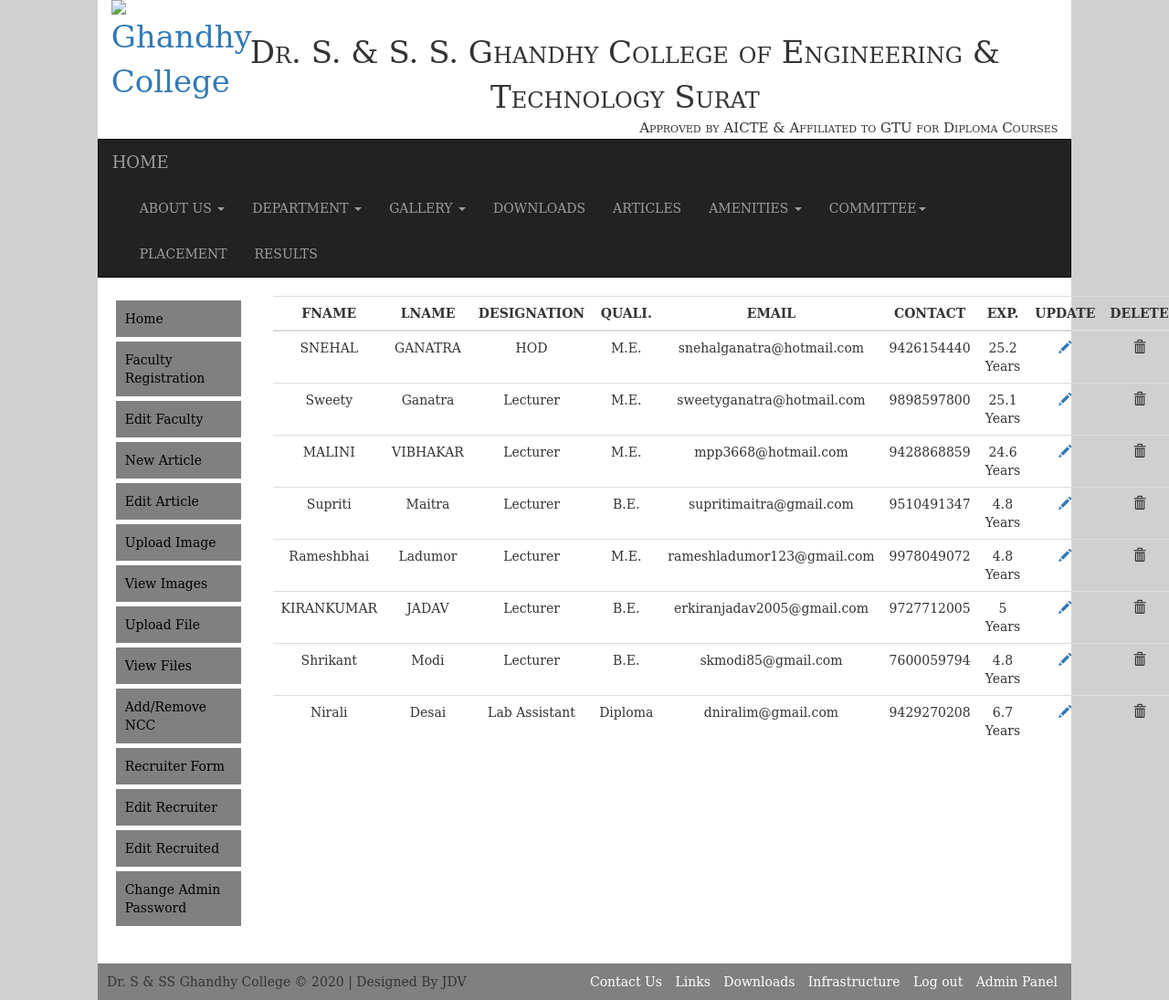
/faculty_data_show.php?branch_code=2 (signed in), run on the app's committed database.
### tables this page shows
CREATE TABLE IF NOT EXISTS `clg_faculty` (
  `id` int(11) NOT NULL,
  `fname` varchar(50) NOT NULL,
  `mname` varchar(50) NOT NULL,
  `lname` varchar(50) NOT NULL,
  `email` varchar(100) NOT NULL,
  `branch_code` int(2) NOT NULL,
  `post` varchar(15) NOT NULL,
  `qualification` varchar(25) NOT NULL,
  `contact` varchar(10) NOT NULL,
  `ocontact` varchar(10) NOT NULL,
  `gender` varchar(10) NOT NULL,
  `profile_img` varchar(2000) NOT NULL,
  `birthdate` date NOT NULL,
  `start_date` date NOT NULL
);

### faculty_data_show.php (the view, shortened to what this page needs)
<!doctype html>
<html>
<head>
<link rel="stylesheet" href="bootstrap/css/bootstrap.min.css">
<link href="bootstrap/css/style.css" rel="stylesheet">
</head>
<body>
    <div class="container-fluid">
		<div class="row">
            <div class="col-md-10" style="background:white;">
            <header>
                <?php require_once('header.php'); ?>
            </header>
            <section>
                <article>
                	<div class="row">
       					<div class="col-md-2 col-sm-2 admin_sidemenu">
                        	<?php
								require_once('adminsidemenu.php');
							?>
                        </div>
                	<div class="col-md-10 col-sm-10" >
                    	<div class="row">
 						<div id="show" class="col-md-12 col-sm-12">
							<table class=" table table-responsive table-hover text-center" id="table_showdata">
                            		<tr style="font-weight:bold;">
                                    	<td>FNAME</td>
                                        <td>LNAME</td>
                                        <td>DESIGNATION</td>
                                        <td>QUALI.</td>
                                        <td>EMAIL</td>
                                        <td>CONTACT</td>
                                        <td>EXP.</td>
                                        <td>UPDATE</td>
                                        <td>DELETE</td>
                                    </tr>
								<tbody>
                                	<?php
										$show=mysql_query("select * from clg_faculty where branch_code='$_REQUEST[branch_code]'");
										while($show1=mysql_fetch_array($show))
										{
									?>
                                	<tr>
                                    	<td><?php echo $show1[1];?></td>
                                        <td><?php echo $show1[3];?></td>
                                        <td><?php echo $show1[6];?></td>
                                        <td><?php echo $show1[7];?></td>
                                        <td><?php echo $show1[4];?></td>
                                        <td><?php echo $show1[8];?></td>
                                        <td><?php
												$date1=mysql_query("select DATEDIFF((select CURDATE()),'$show1[13]')");
												$date=mysql_fetch_array($date1);
												echo round($date[0]/365,1)." Years";
											?></td>
                                        <td ><a href="edit_faculty_reg.php?id=<?php echo $show1[0];?>"><span class="glyphicon glyphicon-pencil"></span></a></td>
                                        <td onClick="delete_faculty(<?php echo $show1[0];?>,<?php echo $_REQUEST['branch_code'];?>)"><span class="glyphicon glyphicon-trash"></span></td>
                                    </tr>
                                    <?php
										}
									?>
                                </tbody>
                            </table>
                        </div>
                        </div>
                </div>
                	</div>
                </article>
            </section>
           <footer>
           		<?php require_once('footer.php'); ?>
           </footer>
           </div>
    </div>
	</div>
</body>
</html>

### data on the page
clg_faculty: fname "SNEHAL", lname "GANATRA", post "HOD", qualification "M.E.", email "snehalganatra@hotmail.com", contact "9426154440", date "25.2"
clg_faculty: fname "Sweety", lname "Ganatra", post "Lecturer", qualification "M.E.", email "sweetyganatra@hotmail.com", contact "9898597800", date "25.1"
clg_faculty: fname "MALINI", lname "VIBHAKAR", post "Lecturer", qualification "M.E.", email "mpp3668@hotmail.com", contact "9428868859", date "24.6"
clg_faculty: fname "Supriti", lname "Maitra", post "Lecturer", qualification "B.E.", email "supritimaitra@gmail.com", contact "9510491347", date "4.8"
clg_faculty: fname "Rameshbhai", lname "Ladumor", post "Lecturer", qualification "M.E.", email "rameshladumor123@gmail.com", contact "9978049072", date "4.8"
clg_faculty: fname "KIRANKUMAR", lname "JADAV", post "Lecturer", qualification "B.E.", email "erkiranjadav2005@gmail.com", contact "9727712005", date "5"
clg_faculty: fname "Shrikant", lname "Modi", post "Lecturer", qualification "B.E.", email "skmodi85@gmail.com", contact "7600059794", date "4.8"
clg_faculty: fname "Nirali", lname "Desai", post "Lab Assistant", qualification "Diploma", email "dniralim@gmail.com", contact "9429270208", date "6.7"

### other printed values
$s['year'] "2020"
